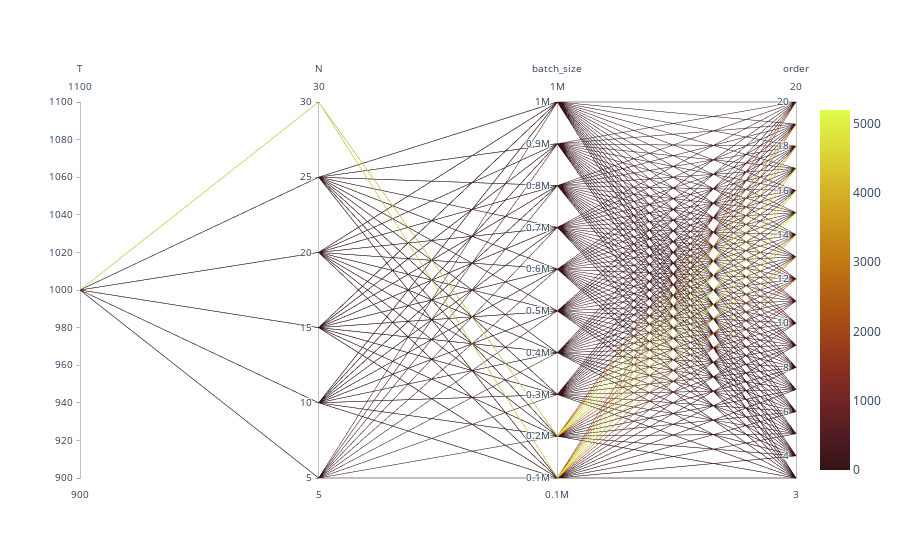

Notebook cell for this chart:
### Code cell
df = pd.read_csv('../benchmarking/results/times/new_library-thoi_estimator-gc.tsv', sep='\t')
df = df[['T', 'N', 'batch_size', 'order', 'time']]

# Create the list of dimensions with correct ranges
dimensions = []
for column in df.columns:
    if column != 'time':
        dimensions.append(
            dict(
                range=[df[column].min(), df[column].max()],
                label=column, values=df[column]
            )
        )

# Create the parallel coordinate plot
fig = go.Figure(data=
    go.Parcoords(
        line=dict(
            color=df['time'],
            colorscale='Solar',
            showscale=True,
            cmin=df['time'].min(),
            cmax=df['time'].max()
        ),
        dimensions=dimensions
    )
)

fig.update_layout(
    plot_bgcolor='white',
    paper_bgcolor='white'
)

fig.show()

pio.write_image(fig, './figures/times/parameters_evaluation.svg', format='svg')

### Figure 1 — Plotly figure (JSON) as saved in the notebook; plotly's stock layout.template omitted (floating-point values rounded to 4 significant figures; data arrays with more than 128 entries replaced by an {"elided": "..."} marker saying what was removed)
{"data": [{"dimensions": [{"label": "T", "range": [1000, 1000], "values": {"elided": "596 int values"}}, {"label": "N", "range": [5, 30], "values": {"elided": "596 int values"}}, {"label": "batch_size", "range": [100000, 1000000], "values": {"elided": "596 int values"}}, {"label": "order", "range": [3, 20], "values": {"elided": "596 int values"}}], "line": {"cmax": 5198.0, "cmin": 0.01386, "color": {"elided": "596 float values"}, "colorscale": [[0, "rgb(51, 19, 23)"], [0.09091, "rgb(79, 28, 33)"], [0.1818, "rgb(108, 36, 36)"], [0.2727, "rgb(135, 47, 32)"], [0.3636, "rgb(157, 66, 25)"], [0.4545, "rgb(174, 88, 20)"], [0.5455, "rgb(188, 111, 19)"], [0.6364, "rgb(199, 137, 22)"], [0.7273, "rgb(209, 164, 32)"], [0.8182, "rgb(217, 192, 44)"], [0.9091, "rgb(222, 222, 59)"], [1, "rgb(224, 253, 74)"]], "showscale": true}, "type": "parcoords"}], "layout": {"paper_bgcolor": "white", "plot_bgcolor": "white"}}
